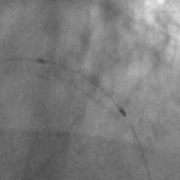
#> input picture HW2/Stent_image.tif, 180 x 180 px
$ jupyter execute assignment2-Question-3.ipynb
#> lines starting #> are read from the running program, lines starting #| are printed output that depends on the picture
Question 3 - Use the stent image and apply the following operations
a. Enhance image
b. Add original image with a response of LoG filter and then enhance
c. Create a blurred version of the image with a 3-by-3 filter. Subtract the original from the
blurred version. Add the difference to the original image. Report the results

[cell 1]
from PIL import Image
import numpy as np
import matplotlib.pyplot as plt

[cell 2]
def load_grayscale(path):
    """Load image as float64 grayscale in [0, 1]."""
#> called with path = 'Stent_image.tif'
    img = Image.open(path).convert("L")  # "L" = grayscale
    return np.asarray(img, dtype=np.float64) / 255.0

[cell 3]
def enhance_contrast(img):
    """
    Rescale pixel values so the darkest
    becomes 0 and the brightest becomes 1.
    """
    lo, hi = img.min(), img.max()
#> lo = 0.263; hi = 0.945
    if hi - lo < 1e-8:
        return img.copy()
    return (img - lo) / (hi - lo)
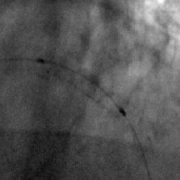
#> returned value: shape (180, 180) float64; min 0, max 1, mean 0.328

# Apply
img = load_grayscale("Stent_image.tif")
img_enhanced = enhance_contrast(img)

# Show
fig, axes = plt.subplots(1, 2, figsize=(10, 5))
axes[0].imshow(img, cmap='gray', vmin=0, vmax=1)
axes[0].set_title("Original")
axes[1].imshow(img_enhanced, cmap='gray', vmin=0, vmax=1)
axes[1].set_title("Enhanced (Contrast Stretch)")
for ax in axes:
    ax.axis('off')
plt.tight_layout()
plt.show()
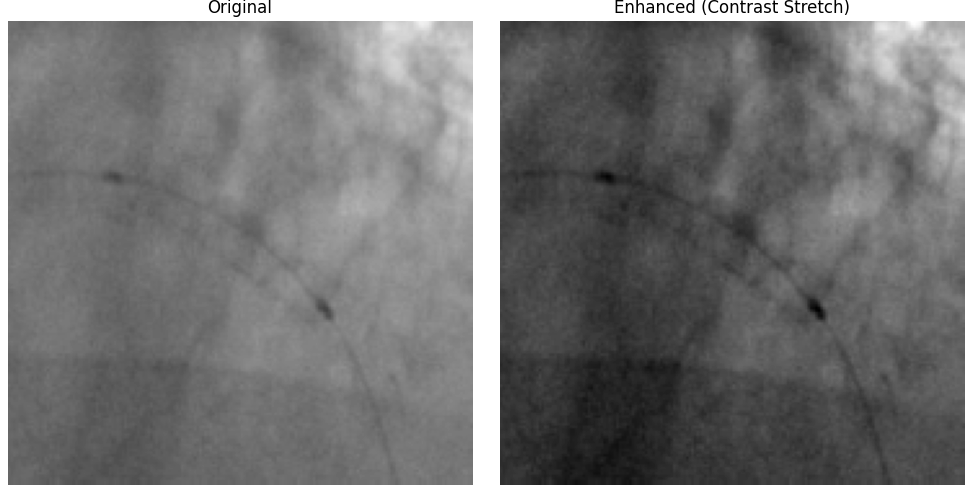
#> figure drawn by matplotlib, 2 panels

# Report the change
print(f"Original range:  [{img.min():.3f}, {img.max():.3f}]")
#| Original range:  [0.263, 0.945]
print(f"Enhanced range:  [{img_enhanced.min():.3f}, {img_enhanced.max():.3f}]")
#| Enhanced range:  [0.000, 1.000]

[cell 4]
# 3b) Add Original + LoG Response, Then Enhance
def make_gaussian_2d(sigma, size=None):
    """2D Gaussian kernel."""
    if size is None:
        size = int(6 * sigma) | 1  # ensure odd
    ax = np.arange(-(size // 2), size // 2 + 1)
    xx, yy = np.meshgrid(ax, ax)
    g = np.exp(-(xx**2 + yy**2) / (2 * sigma**2))
    return g / g.sum()

def make_log_2d(sigma, size=None):
    """2D Laplacian of Gaussian kernel."""
    if size is None:
        size = int(6 * sigma) | 1
    ax = np.arange(-(size // 2), size // 2 + 1)
    xx, yy = np.meshgrid(ax, ax)
    r2 = xx**2 + yy**2
    # LoG formula
    log = ((r2 - 2 * sigma**2) / (sigma**4)) * np.exp(-r2 / (2 * sigma**2))
    # Zero-mean the kernel
    log -= log.mean()
    return log

def convolve2d_same(image, kernel):
    """2D convolution with 'same' output size (manual, no scipy)."""
    kh, kw = kernel.shape
    ph, pw = kh // 2, kw // 2
    padded = np.pad(image, ((ph, ph), (pw, pw)), mode='reflect')
    out = np.zeros_like(image)
    for i in range(kh):
        for j in range(kw):
            out += kernel[i, j] * padded[i:i+image.shape[0], j:j+image.shape[1]]
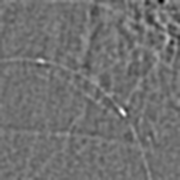
#> out: shape (180, 180) float64; min -0.53, max 0.658, mean 9.68e-05; drawn with min black and max white
    return out

# Apply LoG
sigma = 2.0
LoG_kernel = make_log_2d(sigma)
LoG_response = convolve2d_same(img, LoG_kernel)

# Add original + LoG, then enhance
img_b = img + LoG_response
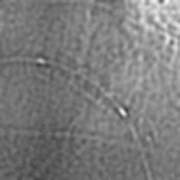
#> img_b: shape (180, 180) float64; min 0.25, max 0.978, mean 0.487
img_b_enhanced = enhance_contrast(img_b)
#> in enhance_contrast (call 2), `lo, hi = img.min(), img.max()`: lo = 0.25; hi = 0.978
#> in enhance_contrast (call 2), `return (img - lo) / (hi - lo)`:
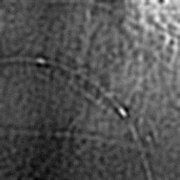
#> returned value: shape (180, 180) float64; min 0, max 1, mean 0.326

# Show
fig, axes = plt.subplots(1, 3, figsize=(15, 5))
axes[0].imshow(img, cmap='gray', vmin=0, vmax=1); axes[0].set_title("Original")
axes[1].imshow(LoG_response, cmap='seismic'); axes[1].set_title(f"LoG Response (σ={sigma})")
axes[2].imshow(img_b_enhanced, cmap='gray', vmin=0, vmax=1); axes[2].set_title("Original + LoG, Enhanced")
for ax in axes:
    ax.axis('off')
plt.tight_layout()
plt.show()

[cell 5]
# 3c) Original + Detail, Then Enhance
# 3x3 box blur kernel
blur_kernel = np.ones((3, 3)) / 9.0

# Blur the original
img_blurred = convolve2d_same(img, blur_kernel)

# Compute difference and add back
img_detail = img - img_blurred
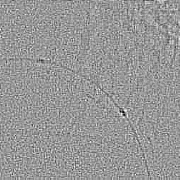
#> img_detail: shape (180, 180) float64; min -0.0471, max 0.0318, mean -4.91e-06; drawn with min black and max white
img_c = img + img_detail
img_c_enhanced = enhance_contrast(img_c)

# Show everything
fig, axes = plt.subplots(1, 4, figsize=(20, 5))
axes[0].imshow(img, cmap='gray', vmin=0, vmax=1); axes[0].set_title("Original")
axes[1].imshow(img_blurred, cmap='gray', vmin=0, vmax=1); axes[1].set_title("Blurred (3×3 Box)")
axes[2].imshow(img_detail, cmap='seismic'); axes[2].set_title("Difference (Original − Blurred)")
axes[3].imshow(img_c_enhanced, cmap='gray', vmin=0, vmax=1); axes[3].set_title("Sharpened + Enhanced")
for ax in axes:
    ax.axis('off')
plt.tight_layout()
plt.show()
